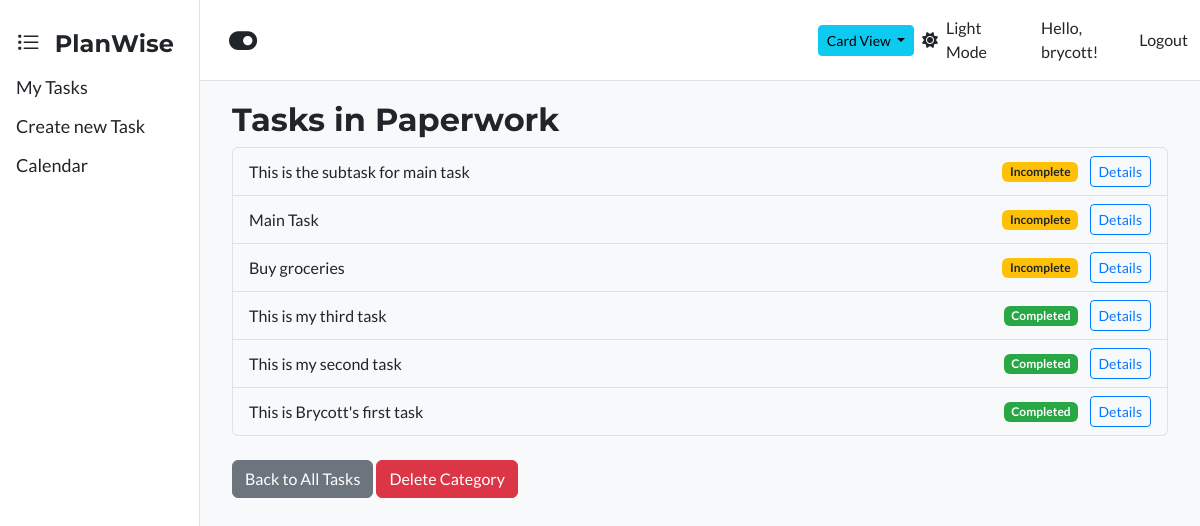
The app's page /category/1/tasks/ (signed in), older data.
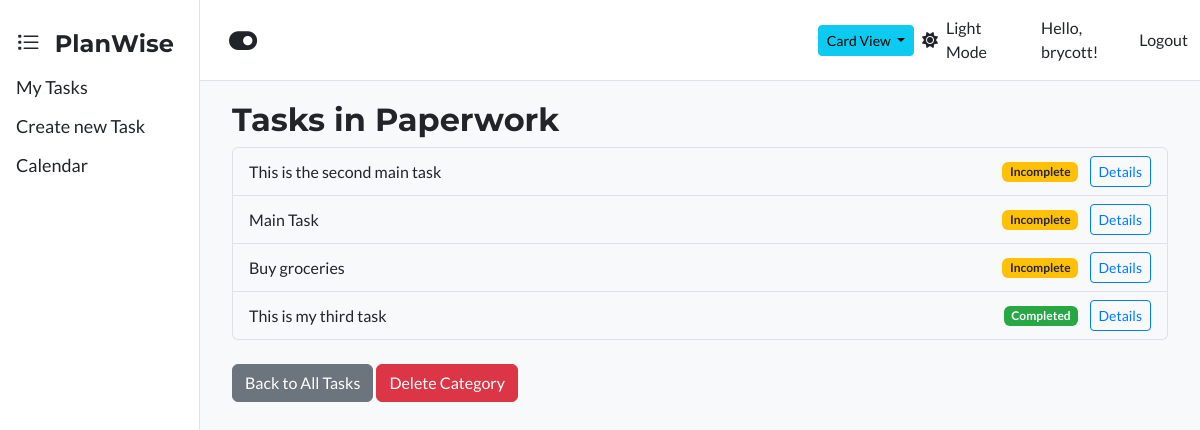
The same page, newer data.
### tasks/models.py (models this page shows, shortened)
class Task(models.Model):
    PRIORITY_CHOICES = [
        ('low', 'Low'),
        ('medium', 'Medium'),
        ('high', 'High'),
    ]
    title = models.CharField(max_length=200)
    description = models.TextField(blank=True)
    due_date = models.DateField(null=True, blank=True)
    category = models.ForeignKey(Category, on_delete=models.PROTECT, null=True, blank=True)
    is_completed = models.BooleanField(default=False)
    created_at = models.DateTimeField(auto_now_add=True)
    updated_at = models.DateTimeField(auto_now=True)
    user = models.ForeignKey(User, on_delete=models.CASCADE)
    parent = models.ForeignKey('self', on_delete=models.CASCADE, null=True, blank=True, related_name='subtasks')
    is_recurring = models.BooleanField(default=False)
    recurrence_frequency = models.CharField(max_length=10, choices=[('daily', 'Daily'), ('weekly', 'Weekly'), ('monthly', 'Monthly')], blank=True, null=True)
    recurrence_end_date = models.DateField(blank=True, null=True)
    recurring_task_id = models.UUIDField(default=uuid.uuid4, editable=True)
    class Meta:
        ordering = ['-created_at']

### tasks/views.py (the view)
# urls.py: path('category/<int:category_id>/tasks/', views.task_by_category, name='tasks_by_category'),
@login_required
def task_by_category(request, category_id):
    tasks = Task.objects.filter(category_id=category_id, user=request.user)
    category = get_object_or_404(Category, id=category_id)
    return render(request, 'tasks/tasks_by_category.html', {
        'tasks': tasks,
        'category': category
    })

### tasks/templates/tasks/tasks_by_category.html (shortened to what this page needs)
{% extends 'base.html' %}
{% block content %}
  <h2>Tasks in {{ category.name }}</h2>
  {% if tasks %}
    <ul class="list-group mb-4">
      {% for task in tasks %}
        <li class="list-group-item d-flex justify-content-between align-items-center">
          <span>{{ task.title }}</span>
          <span>
            {% if task.is_completed %}
              <span class="badge bg-success">Completed</span>
            {% else %}
              <span class="badge bg-warning text-dark">Incomplete</span>
            {% endif %}
            <a href="{% url 'tasks:task_detail' task.pk %}" class="btn btn-sm btn-outline-primary ms-2">Details</a>
          </span>
        </li>
      {% endfor %}
    </ul>
  {% else %}
    <p>No tasks found in this category.</p>
  {% endif %}
  <a href="{% url 'tasks:task_list' %}" class="btn btn-secondary">Back to All Tasks</a>
  <a href="{% url 'tasks:category_delete' category.pk %}" class="btn btn-danger">Delete Category</a>
{% endblock %}

Row changes from the older to the newer data that the page shows:
removed Task: title "This is my second task", is_completed "Completed"
removed Task: title "This is Brycott's first task", is_completed "Completed"
changed Task: title "This is the subtask for main task" → "This is the second main task"
